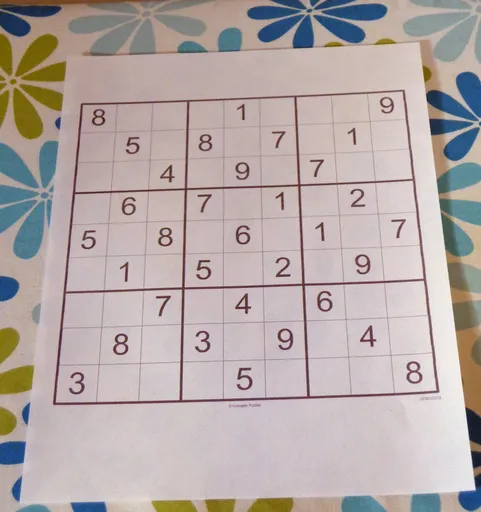
#> input picture images/sudoku1.webp, 481 x 512 px
$ python -i SudokuExtractor.py   (imports and definitions only)   (older library calls are emulated)
#> lines starting #> are read from the running program, lines starting #| are printed output that depends on the picture; after the words box and inside, x2 and y2 are one past the last pixel; in counts of white or black regions, pixels touching at a corner belong together
### sudoku/utility/CommonFunctions.py
import cv2
import sys


def output(a):
    sys.stdout.write(str(a))


# [16 lines left out: function display_sudoku, not called in this run]


def show_image(img, name="img"):
    """Shows an image until any key is pressed"""
    cv2.namedWindow(name, cv2.WINDOW_AUTOSIZE)
    (h, w) = img.shape[:2]
    ar = w / h
    new_h = 500
    new_w = int(new_h * ar)
    processed_img = cv2.resize(img, (new_w, new_h))  # Resize image
    cv2.imshow(name, processed_img)
    cv2.waitKey(0)  # Wait for any key to be pressed (with the image window active)
    cv2.destroyAllWindows()  # Close all windows
    return img

### sudoku/utility/SudokuExtractor.py
import numpy as np
import cv2
import operator
import numpy as np

from .CommonFunctions import show_image

# [11 lines of commented-out code are left out]


def show_digits(digits, colour=255):
    """Shows list of 81 extracted digits in a grid format"""
    rows = []
    with_border = [
        cv2.copyMakeBorder(img.copy(), 1, 1, 1, 1, cv2.BORDER_CONSTANT, None, colour)
        for img in digits
    ]
    for i in range(9):
        row = np.concatenate(with_border[i * 9 : ((i + 1) * 9)], axis=1)
        rows.append(row)
    img = show_image(np.concatenate(rows))
    return img


def convert_when_colour(colour, img):
    """Dynamically converts an image to colour if the input colour is a tuple and the image is grayscale."""
    if len(colour) == 3:
        if len(img.shape) == 2:
            img = cv2.cvtColor(img, cv2.COLOR_GRAY2BGR)
        elif img.shape[2] == 1:
            img = cv2.cvtColor(img, cv2.COLOR_GRAY2BGR)
    return img


def display_points(in_img, points, radius=5, colour=(0, 0, 255)):
    """Draws circular points on an image."""
    img = in_img.copy()

    # Dynamically change to a colour image if necessary
    if len(colour) == 3:
        if len(img.shape) == 2:
            img = cv2.cvtColor(img, cv2.COLOR_GRAY2BGR)
        elif img.shape[2] == 1:
            img = cv2.cvtColor(img, cv2.COLOR_GRAY2BGR)

    for point in points:
        img = cv2.circle(img, tuple(int(x) for x in point), radius, colour, -1)
    show_image(img)
    return img


def display_rects(in_img, rects, colour=(0, 0, 255)):
    """Displays rectangles on the image."""
    img = convert_when_colour(colour, in_img.copy())
    for rect in rects:
        img = cv2.rectangle(
            img, tuple(int(x) for x in rect[0]), tuple(int(x) for x in rect[1]), colour
        )
    show_image(img)
    return img


def display_contours(in_img, contours, colour=(0, 0, 255), thickness=2):
    """Displays contours on the image."""
    img = convert_when_colour(colour, in_img.copy())
    img = cv2.drawContours(img, contours, -1, colour, thickness)
    show_image(img)


def pre_process_image(img, skip_dilate=False):
    """Uses a blurring function, adaptive thresholding and dilation to expose the main features of an image."""

    # Gaussian blur with a kernal size (height, width) of 9.
    # Note that kernal sizes must be positive and odd and the kernel must be square.
    proc = cv2.GaussianBlur(img.copy(), (9, 9), 0)

    # Adaptive threshold using 11 nearest neighbour pixels
    proc = cv2.adaptiveThreshold(
        proc, 255, cv2.ADAPTIVE_THRESH_GAUSSIAN_C, cv2.THRESH_BINARY, 11, 2
    )

    # Invert colours, so gridlines have non-zero pixel values.
    # Necessary to dilate the image, otherwise will look like erosion instead.
    proc = cv2.bitwise_not(proc, proc)

    if not skip_dilate:
        # Dilate the image to increase the size of the grid lines.
        kernel = np.array([[0.0, 1.0, 0.0], [1.0, 1.0, 1.0], [0.0, 1.0, 0.0]], np.uint8)
        proc = cv2.dilate(proc, kernel)

    return proc


def find_corners_of_largest_polygon(img):
    """Finds the 4 extreme corners of the largest contour in the image."""
    opencv_version = cv2.__version__.split(".")[0]
    if opencv_version == "3":
        _, contours, h = cv2.findContours(
            img.copy(), cv2.RETR_EXTERNAL, cv2.CHAIN_APPROX_SIMPLE
        )  # Find contours
    else:
        contours, h = cv2.findContours(
            img.copy(), cv2.RETR_EXTERNAL, cv2.CHAIN_APPROX_SIMPLE
        )  # Find contours
    contours = sorted(
        contours, key=cv2.contourArea, reverse=True
    )  # Sort by area, descending
    polygon = contours[0]  # Largest image

    # Use of `operator.itemgetter` with `max` and `min` allows us to get the index of the point
    # Each point is an array of 1 coordinate, hence the [0] getter, then [0] or [1] used to get x and y respectively.

    # Bottom-right point has the largest (x + y) value
    # Top-left has point smallest (x + y) value
    # Bottom-left point has smallest (x - y) value
    # Top-right point has largest (x - y) value
    bottom_right, _ = max(
        enumerate([pt[0][0] + pt[0][1] for pt in polygon]), key=operator.itemgetter(1)
    )
    top_left, _ = min(
        enumerate([pt[0][0] + pt[0][1] for pt in polygon]), key=operator.itemgetter(1)
    )
    bottom_left, _ = min(
        enumerate([pt[0][0] - pt[0][1] for pt in polygon]), key=operator.itemgetter(1)
    )
    top_right, _ = max(
        enumerate([pt[0][0] - pt[0][1] for pt in polygon]), key=operator.itemgetter(1)
    )

    # Return an array of all 4 points using the indices
    # Each point is in its own array of one coordinate
    return [
        polygon[top_left][0],
        polygon[top_right][0],
        polygon[bottom_right][0],
        polygon[bottom_left][0],
    ]


def distance_between(p1, p2):
    """Returns the scalar distance between two points"""
    a = p2[0] - p1[0]
    b = p2[1] - p1[1]
    return np.sqrt((a**2) + (b**2))


def crop_and_warp(img, crop_rect):
    """Crops and warps a rectangular section from an image into a square of similar size."""

    # Rectangle described by top left, top right, bottom right and bottom left points
    top_left, top_right, bottom_right, bottom_left = (
        crop_rect[0],
        crop_rect[1],
        crop_rect[2],
        crop_rect[3],
    )

    # Explicitly set the data type to float32 or `getPerspectiveTransform` will throw an error
    src = np.array([top_left, top_right, bottom_right, bottom_left], dtype="float32")

    # Get the longest side in the rectangle
    side = max(
        [
            distance_between(bottom_right, top_right),
            distance_between(top_left, bottom_left),
            distance_between(bottom_right, bottom_left),
            distance_between(top_left, top_right),
        ]
    )

    # Describe a square with side of the calculated length, this is the new perspective we want to warp to
    dst = np.array(
        [[0, 0], [side - 1, 0], [side - 1, side - 1], [0, side - 1]], dtype="float32"
    )

    # Gets the transformation matrix for skewing the image to fit a square by comparing the 4 before and after points
    m = cv2.getPerspectiveTransform(src, dst)

    # Performs the transformation on the original image
    return cv2.warpPerspective(img, m, (int(side), int(side)))


def infer_grid(img):
    """Infers 81 cell grid from a square image."""
    squares = []
    side = img.shape[:1]
    side = side[0] / 9

    # Note that we swap j and i here so the rectangles are stored in the list reading left-right instead of top-down.
    for j in range(9):
        for i in range(9):
            p1 = (i * side, j * side)  # Top left corner of a bounding box
            p2 = ((i + 1) * side, (j + 1) * side)  # Bottom right corner of bounding box
            squares.append((p1, p2))
    return squares


def cut_from_rect(img, rect):
    """Cuts a rectangle from an image using the top left and bottom right points."""
    return img[int(rect[0][1]) : int(rect[1][1]), int(rect[0][0]) : int(rect[1][0])]


def scale_and_centre(img, size, margin=0, background=0):
    """Scales and centres an image onto a new background square."""
    h, w = img.shape[:2]

    def centre_pad(length):
        """Handles centering for a given length that may be odd or even."""
        if length % 2 == 0:
            side1 = int((size - length) / 2)
            side2 = side1
        else:
            side1 = int((size - length) / 2)
            side2 = side1 + 1
        return side1, side2

    def scale(r, x):
        return int(r * x)

    if h > w:
        t_pad = int(margin / 2)
        b_pad = t_pad
        ratio = (size - margin) / h
        w, h = scale(ratio, w), scale(ratio, h)
        l_pad, r_pad = centre_pad(w)
    else:
        l_pad = int(margin / 2)
        r_pad = l_pad
        ratio = (size - margin) / w
        w, h = scale(ratio, w), scale(ratio, h)
        t_pad, b_pad = centre_pad(h)

    img = cv2.resize(img, (w, h))
    img = cv2.copyMakeBorder(
        img, t_pad, b_pad, l_pad, r_pad, cv2.BORDER_CONSTANT, None, background
    )
    return cv2.resize(img, (size, size))


def find_largest_feature(inp_img, scan_tl=None, scan_br=None):
    """
    Uses the fact the `floodFill` function returns a bounding box of the area it filled to find the biggest
    connected pixel structure in the image. Fills this structure in white, reducing the rest to black.
    """
    img = inp_img.copy()  # Copy the image, leaving the original untouched
    height, width = img.shape[:2]

    max_area = 0
    seed_point = (None, None)

    if scan_tl is None:
        scan_tl = [0, 0]

    if scan_br is None:
        scan_br = [width, height]

    # Loop through the image
    for x in range(scan_tl[0], scan_br[0]):
        for y in range(scan_tl[1], scan_br[1]):
            # Only operate on light or white squares
            if (
                img.item(y, x) == 255 and x < width and y < height
            ):  # Note that .item() appears to take input as y, x
                area = cv2.floodFill(img, None, (x, y), 64)
                if (
                    area[0] > max_area
                ):  # Gets the maximum bound area which should be the grid
                    max_area = area[0]
                    seed_point = (x, y)

    # Colour everything grey (compensates for features outside of our middle scanning range
    for x in range(width):
        for y in range(height):
            if img.item(y, x) == 255 and x < width and y < height:
                cv2.floodFill(img, None, (x, y), 64)

    mask = np.zeros(
        (height + 2, width + 2), np.uint8
    )  # Mask that is 2 pixels bigger than the image

    # Highlight the main feature
    if all([p is not None for p in seed_point]):
        cv2.floodFill(img, mask, seed_point, 255)

    top, bottom, left, right = height, 0, width, 0

    for x in range(width):
        for y in range(height):
            if img.item(y, x) == 64:  # Hide anything that isn't the main feature
                cv2.floodFill(img, mask, (x, y), 0)

            # Find the bounding parameters
            if img.item(y, x) == 255:
                top = y if y < top else top
                bottom = y if y > bottom else bottom
                left = x if x < left else left
                right = x if x > right else right

    bbox = [[left, top], [right, bottom]]
    return img, np.array(bbox, dtype="float32"), seed_point


def extract_digit(img, rect, size):
    """Extracts a digit (if one exists) from a Sudoku square."""

    digit = cut_from_rect(img, rect)  # Get the digit box from the whole square

    # Use fill feature finding to get the largest feature in middle of the box
    # Margin used to define an area in the middle we would expect to find a pixel belonging to the digit
    h, w = digit.shape[:2]
    margin = int(np.mean([h, w]) / 2.5)
    _, bbox, seed = find_largest_feature(
        digit, [margin, margin], [w - margin, h - margin]
    )
    digit = cut_from_rect(digit, bbox)

    # Scale and pad the digit so that it fits a square of the digit size we're using for machine learning
    w = bbox[1][0] - bbox[0][0]
    h = bbox[1][1] - bbox[0][1]

    # Ignore any small bounding boxes
    if w > 0 and h > 0 and (w * h) > 100 and len(digit) > 0:
        return scale_and_centre(digit, size, 4)
    else:
        return np.zeros((size, size), np.uint8)


def get_digits(img, squares, size):
    """Extracts digits from their cells and builds an array"""
    digits = []
    img = pre_process_image(img.copy(), skip_dilate=True)
    #    cv2.imshow('img', img)
    for square in squares:
        digits.append(extract_digit(img, square, size))
    return digits


def parse_grid(path, debug=False):
#> called with path = '../../images/sudoku1.webp', debug = False
    original = cv2.imread(path, cv2.IMREAD_GRAYSCALE)
#> original: shape (512, 481); min 19, max 248, mean 172.8
    if debug:
        show_image(original, name="original")

    processed = pre_process_image(original)
#> in pre_process_image, `proc = cv2.adaptiveThreshold( proc, 255, cv2.ADAPTIVE_THRESH_GAUSSIAN_..`:
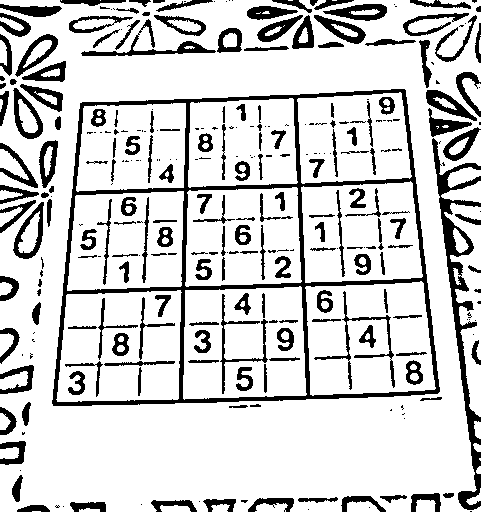
#> proc: shape (512, 481); 81.4% white; 294 black regions (112 under 20 px), largest, box (x1, y1, x2, y2) and area: (52, 89, 440, 406) 10442, (432, 138, 481, 510) 3663, (81, 19, 216, 56) 819
#> in pre_process_image, `proc = cv2.dilate(proc, kernel)`:
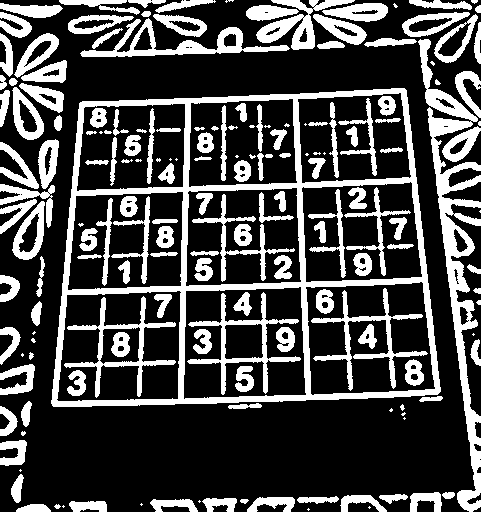
#> proc: shape (512, 481); 28% white; 174 white regions (35 under 20 px)
    if debug:
        show_image(processed, name="processed")  # showing image

    corners = find_corners_of_largest_polygon(processed)
#> in find_corners_of_largest_polygon, `contours, h = cv2.findContours( img.copy(), cv2.RETR_EXTERNAL, cv2.CHA..`: contours = 89 contours, 25 with area under 20; largest, box (x1, y1, x2, y2) and area: (51, 88, 441, 407) 109430, (418, 39, 481, 512) 6424, (80, 18, 290, 57) 2217, (256, 0, 355, 50) 1524, (12, 201, 45, 260) 1129; h = 89 rows, first 6: [1, -1, -1, -1], [2, 0, -1, -1], [3, 1, -1, -1], [4, 2, -1, -1], [5, 3, -1, -1], [6, 4, -1, -1]
#> in find_corners_of_largest_polygon, `polygon = contours[0]`: polygon = contour of 193 points, box (x1, y1, x2, y2) (51, 88, 441, 407), area 109430
#> in find_corners_of_largest_polygon, `bottom_right, _ = max( enumerate([pt[0][0] + pt[0][1] for pt in polygo..`: bottom_right = 121
#> in find_corners_of_largest_polygon, `top_left, _ = min( enumerate([pt[0][0] + pt[0][1] for pt in polygon]),..`: top_left = 30
#> in find_corners_of_largest_polygon, `bottom_left, _ = min( enumerate([pt[0][0] - pt[0][1] for pt in polygon..`: bottom_left = 90
#> in find_corners_of_largest_polygon, `top_right, _ = max( enumerate([pt[0][0] - pt[0][1] for pt in polygon])..`: top_right = 191
#> corners = [[80, 102], [406, 90], [437, 394], [52, 405]]
    cropped = crop_and_warp(original, corners)
#> in crop_and_warp, `top_left, top_right, bottom_right, bottom_left = ( crop_rect[0], crop_..`: top_left = [80, 102]; top_right = [406, 90]; bottom_right = [437, 394]; bottom_left = [52, 405]
#> in crop_and_warp, `src = np.array([top_left, top_right, bottom_right, bottom_left], dtype..`: src = [[80, 102], [406, 90], [437, 394], [52, 405]]
#> in distance_between, `a = p2[0] - p1[0]`: a = -31
#> in distance_between, `b = p2[1] - p1[1]`: b = -304
#> in crop_and_warp, `side = max( [ distance_between(bottom_right, top_right), distance_betw..`: side = 385.2
#> in crop_and_warp, `dst = np.array( [[0, 0], [side - 1, 0], [side - 1, side - 1], [0, side..`: dst = [[0, 0], [384.2, 0], [384.2, 384.2], [0, 384.2]]
#> in crop_and_warp, `m = cv2.getPerspectiveTransform(src, dst)`: m = [[1.28, 0.118, -114.1], [0.0591, 1.61, -168.5], [5.27e-05, 0.00064, 1]]
#> in crop_and_warp, `return cv2.warpPerspective(img, m, (int(side), int(side)))`:
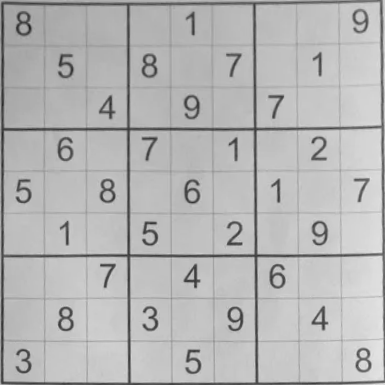
#> returned value: shape (385, 385); min 33, max 232, mean 181.5
    if debug:
        show_image(cropped, name="cropped")

    squares = infer_grid(cropped)
#> squares = 81 items
    #    print(squares)
    digits = get_digits(cropped, squares, 28)
#> call 2 of pre_process_image, with skip_dilate = True
#> in pre_process_image (call 2), `proc = cv2.adaptiveThreshold( proc, 255, cv2.ADAPTIVE_THRESH_GAUSSIAN_..`:
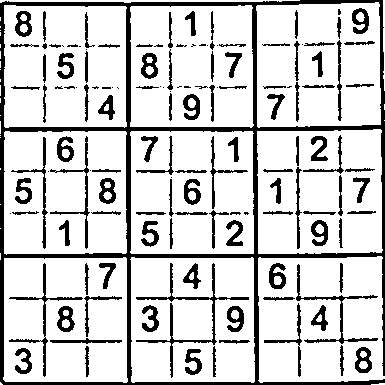
#> proc: shape (385, 385); 81.2% white; 136 black regions (29 under 20 px), largest, box (x1, y1, x2, y2) and area: (0, 0, 385, 385) 11701, (136, 263, 249, 378) 978, (296, 264, 378, 344) 610
#> the loop in get_digits, `for square in squares:` made 81 passes
#> square on passes 38 to 49: ((42.78, 171.1), (85.56, 213.9)), ((85.56, 171.1), (128.3, 213.9)), ((128.3, 171.1), (171.1, 213.9)), ((171.1, 171.1), (213.9, 213.9)), ((213.9, 171.1), (256.7, 213.9)), ((256.7, 171.1), (299.4, 213.9)), ((299.4, 171.1), (342.2, 213.9)), ((342.2, 171.1), (385, 213.9)), ((0, 213.9), (42.78, 256.7)), ((42.78, 213.9), (85.56, 256.7)), ((85.56, 213.9), (128.3, 256.7)), ((128.3, 213.9), (171.1, 256.7))
#> (square, margin in extract_digit) on passes 2, 3, 4, 6, 7, 8: (((42.78, 0), (85.56, 42.78)), 17), (((85.56, 0), (128.3, 42.78)), 17), (((128.3, 0), (171.1, 42.78)), 17), (((213.9, 0), (256.7, 42.78)), 17), (((256.7, 0), (299.4, 42.78)), 17), (((299.4, 0), (342.2, 42.78)), 17)
#> pass 1, in extract_digit, `digit = cut_from_rect(img, rect)`:
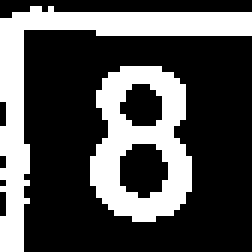
#> digit: shape (42, 42) (shown 6 times larger); 31.4% white; 2 white regions, box (x1, y1, x2, y2) and area: (0, 1, 42, 42) 297, (15, 11, 32, 37) 257
#> pass 1, in scale_and_centre, `img = cv2.copyMakeBorder( img, t_pad, b_pad, l_pad, r_pad, cv2.BORDER_..`:
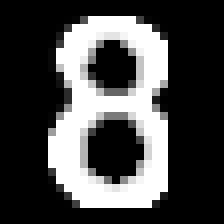
#> img: shape (28, 28) (shown 8 times larger); min 0, max 255, mean 72.2
    #    print(digits)
    final_image = show_digits(digits)
#> in show_image, `processed_img = cv2.resize(img, (new_w, new_h))`:
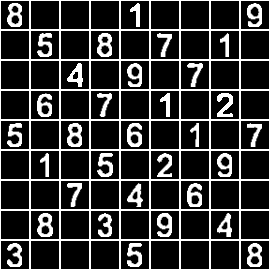
#> img: shape (270, 270); min 0, max 255, mean 53.9
    # show_image(final_image, name="final")
    return final_image


def extract_sudoku(image_path, debug=False):
    final_image = parse_grid(image_path, debug)
    return final_image


# if __name__ == '__main__':
# 	main()

>>> result = parse_grid('../../images/sudoku1.webp')

$ run again, on images/sudoku3.png
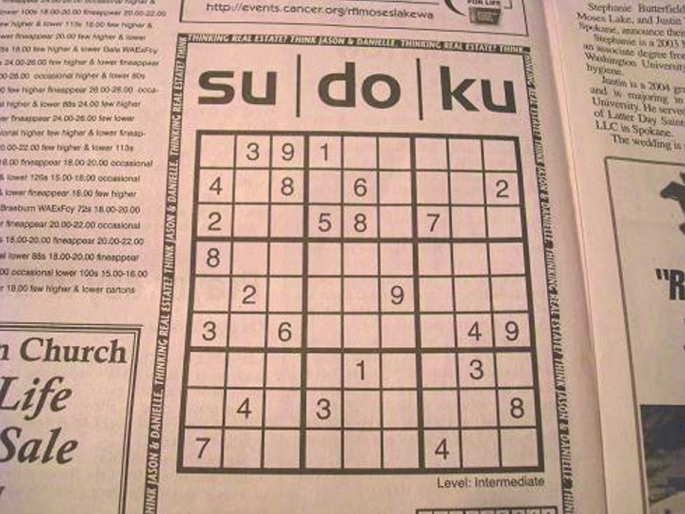
#> input picture images/sudoku3.png, 685 x 514 px
#> in pre_process_image, `proc = cv2.dilate(proc, kernel)`:
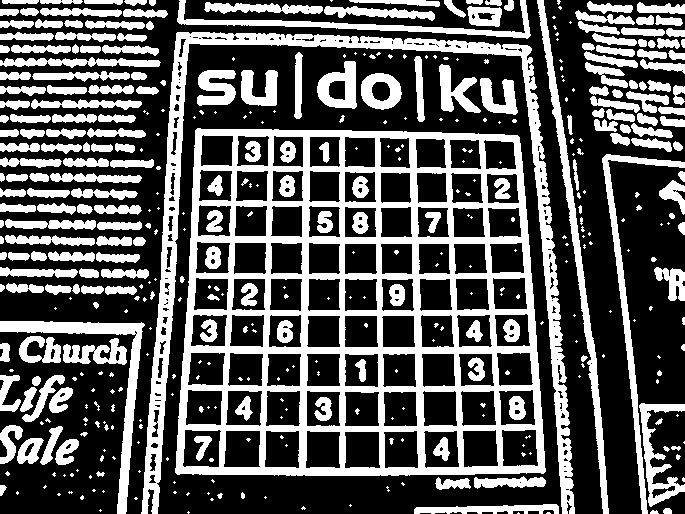
#> proc: shape (514, 685); 35.5% white; 447 white regions (224 under 20 px)
#> in find_corners_of_largest_polygon, `contours, h = cv2.findContours( img.copy(), cv2.RETR_EXTERNAL, cv2.CHA..`: contours = 344 contours, 176 with area under 20; largest, box (x1, y1, x2, y2) and area: (175, 128, 546, 476) 118876, (141, 32, 575, 514) 15022, (537, 0, 609, 514) 3060, (0, 321, 145, 514) 2926, (602, 154, 685, 514) 2254; h = 344 rows, first 6: [1, -1, -1, -1], [2, 0, -1, -1], [3, 1, -1, -1], [4, 2, -1, -1], [5, 3, -1, -1], [6, 4, -1, -1]
#> polygon = contour of 187 points, box (x1, y1, x2, y2) (175, 128, 546, 476), area 118876
#> in find_corners_of_largest_polygon, `bottom_right, _ = max( enumerate([pt[0][0] + pt[0][1] for pt in polygo..`: bottom_right = 107
#> in find_corners_of_largest_polygon, `top_left, _ = min( enumerate([pt[0][0] + pt[0][1] for pt in polygon]),..`: top_left = 0
#> in find_corners_of_largest_polygon, `bottom_left, _ = min( enumerate([pt[0][0] - pt[0][1] for pt in polygon..`: bottom_left = 52
#> in find_corners_of_largest_polygon, `top_right, _ = max( enumerate([pt[0][0] - pt[0][1] for pt in polygon])..`: top_right = 161
#> corners = [[197, 128], [519, 137], [543, 473], [175, 472]]
#> in crop_and_warp, `top_left, top_right, bottom_right, bottom_left = ( crop_rect[0], crop_..`: top_left = [197, 128]; top_right = [519, 137]; bottom_right = [543, 473]; bottom_left = [175, 472]
#> src = [[197, 128], [519, 137], [543, 473], [175, 472]]
#> a = -24
#> b = -336
#> in crop_and_warp, `side = max( [ distance_between(bottom_right, top_right), distance_betw..`: side = 368
#> dst = [[0, 0], [367, 0], [367, 367], [0, 367]]
#> m = [[1.15, 0.0737, -236.6], [-0.0354, 1.27, -155], [-8.82e-05, 0.000432, 1]]
#> squares = 81 items
#> the loop in get_digits, `for square in squares:` made 81 passes
#> square on passes 1, 5, 7, 9, 13: ((0, 0), (40.89, 40.89)), ((163.6, 0), (204.4, 40.89)), ((245.3, 0), (286.2, 40.89)), ((327.1, 0), (368, 40.89)), ((122.7, 40.89), (163.6, 81.78))
#> in show_image, `processed_img = cv2.resize(img, (new_w, new_h))`:
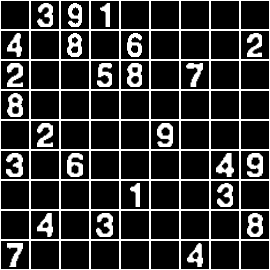
#> img: shape (270, 270); min 0, max 255, mean 51.7
